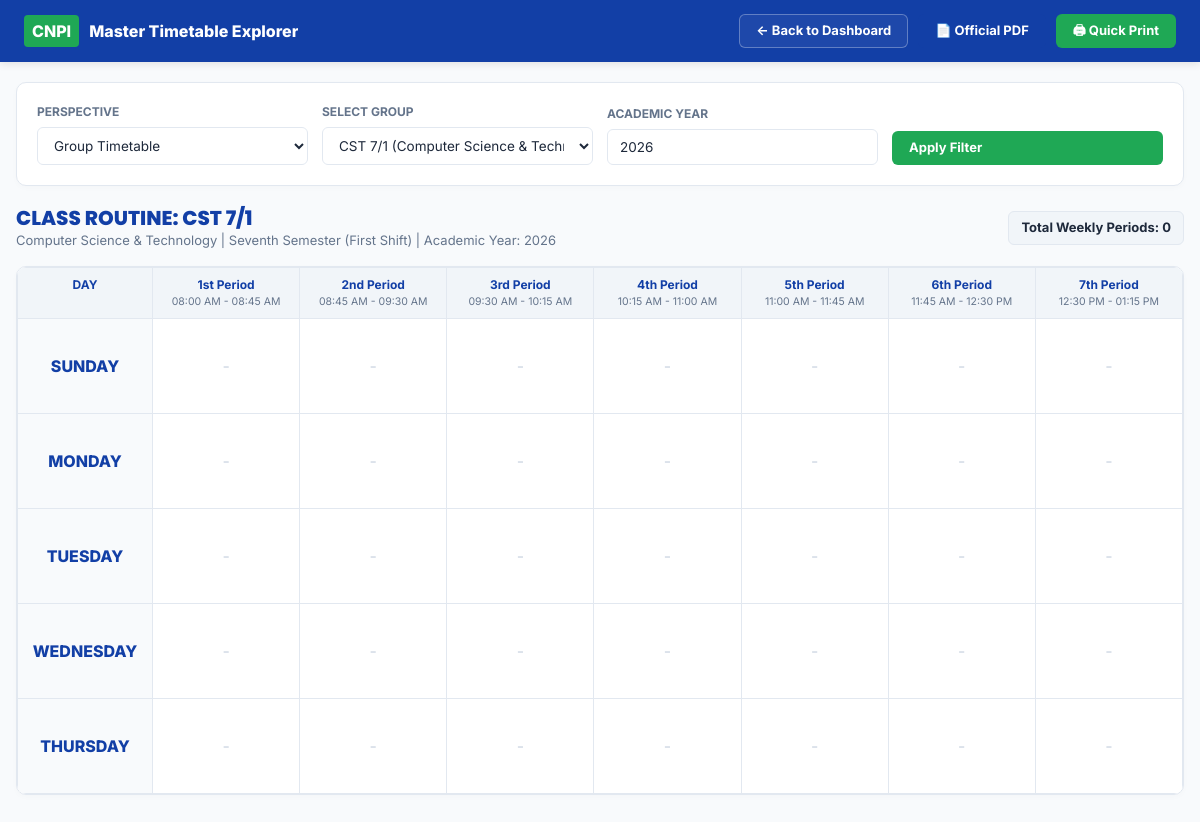
The page /admin/routine-master.php (signed in) on the database its author committed.
### tables this page shows
CREATE TABLE `groups` (
    `id` INT AUTO_INCREMENT PRIMARY KEY,
    `technology_id` INT NOT NULL,
    `semester_id` INT NOT NULL,
    `shift_id` INT NOT NULL,
    `group_name` VARCHAR(50) NOT NULL,
    `section` VARCHAR(20) DEFAULT '',
    `short_code` VARCHAR(50) NOT NULL,
    `student_count` INT DEFAULT 0,
    `active` TINYINT(1) NOT NULL DEFAULT 1,
    `created_at` TIMESTAMP DEFAULT CURRENT_TIMESTAMP,
    `updated_at` TIMESTAMP DEFAULT CURRENT_TIMESTAMP ON UPDATE CURRENT_TIMESTAMP,
    FOREIGN KEY (`technology_id`) REFERENCES `technologies`(`id`) ON DELETE CASCADE,
    FOREIGN KEY (`semester_id`) REFERENCES `semesters`(`id`) ON DELETE CASCADE,
    FOREIGN KEY (`shift_id`) REFERENCES `shifts`(`id`) ON DELETE CASCADE,
    INDEX `idx_grp_composite` (`technology_id`, `semester_id`, `shift_id`),
    INDEX `idx_grp_short_code` (`short_code`)
);

CREATE TABLE `technologies` (
    `id` INT AUTO_INCREMENT PRIMARY KEY,
    `department_id` INT NOT NULL,
    `name` VARCHAR(150) NOT NULL,
    `code` VARCHAR(30) NOT NULL,
    `short_name` VARCHAR(30) NOT NULL,
    `active` TINYINT(1) NOT NULL DEFAULT 1,
    `created_at` TIMESTAMP DEFAULT CURRENT_TIMESTAMP,
    `updated_at` TIMESTAMP DEFAULT CURRENT_TIMESTAMP ON UPDATE CURRENT_TIMESTAMP,
    FOREIGN KEY (`department_id`) REFERENCES `departments`(`id`) ON DELETE CASCADE,
    INDEX `idx_tech_department` (`department_id`),
    INDEX `idx_tech_short_name` (`short_name`)
);

CREATE TABLE `semesters` (
    `id` INT AUTO_INCREMENT PRIMARY KEY,
    `name` VARCHAR(50) NOT NULL,
    `code` VARCHAR(20) NOT NULL,
    `numeric_level` INT NOT NULL,
    `active` TINYINT(1) NOT NULL DEFAULT 1,
    `created_at` TIMESTAMP DEFAULT CURRENT_TIMESTAMP,
    `updated_at` TIMESTAMP DEFAULT CURRENT_TIMESTAMP ON UPDATE CURRENT_TIMESTAMP,
    INDEX `idx_semester_level` (`numeric_level`)
);

CREATE TABLE `shifts` (
    `id` INT AUTO_INCREMENT PRIMARY KEY,
    `name` VARCHAR(50) NOT NULL,
    `code` VARCHAR(20) NOT NULL,
    `active` TINYINT(1) NOT NULL DEFAULT 1,
    `created_at` TIMESTAMP DEFAULT CURRENT_TIMESTAMP,
    `updated_at` TIMESTAMP DEFAULT CURRENT_TIMESTAMP ON UPDATE CURRENT_TIMESTAMP
);

CREATE TABLE `periods` (
    `id` INT AUTO_INCREMENT PRIMARY KEY,
    `period_number` INT NOT NULL,
    `period_name` VARCHAR(50) NOT NULL,
    `start_time` TIME NOT NULL,
    `end_time` TIME NOT NULL,
    `shift_id` INT NULL,
    `active` TINYINT(1) NOT NULL DEFAULT 1,
    `created_at` TIMESTAMP DEFAULT CURRENT_TIMESTAMP,
    `updated_at` TIMESTAMP DEFAULT CURRENT_TIMESTAMP ON UPDATE CURRENT_TIMESTAMP,
    FOREIGN KEY (`shift_id`) REFERENCES `shifts`(`id`) ON DELETE CASCADE,
    INDEX `idx_period_shift` (`shift_id`),
    INDEX `idx_period_num` (`period_number`)
);

### includes/functions.php (called while the page is built, shortened)
<?php
function getSetting(string $key, string $default = ''): string {
    static $settingsCache = null;
    if ($settingsCache === null) {
        try {
            $db = Database::getInstance();
            $stmt = $db->query("SELECT setting_key, setting_value FROM website_settings");
            $settingsCache = $stmt->fetchAll(PDO::FETCH_KEY_PAIR);
        } catch (Exception $e) {
            return $default;
        }
    }
    return $settingsCache[$key] ?? $default;
}

### admin/routine-master.php (the view, shortened to what this page needs)
<?php
$brandName = getSetting('site_short_name', 'CNPI');
$assetsUrl = defined('ASSETS_URL') ? ASSETS_URL : '../assets';
try {
    $db = getDB();
    $daysStmt = $db->query("SELECT day_name FROM working_days WHERE is_active = 1 ORDER BY day_order ASC");
    $workingDays = $daysStmt->fetchAll(PDO::FETCH_COLUMN) ?: ['Sunday', 'Monday', 'Tuesday', 'Wednesday', 'Thursday'];
    $viewType = $_GET['view_type'] ?? 'group';
    $selectedGroupId = (int)($_GET['group_id'] ?? 0);
    $selectedTeacherId = (int)($_GET['teacher_id'] ?? 0);
    $selectedRoomId = (int)($_GET['room_id'] ?? 0);
    $selectedShiftId = (int)($_GET['shift_id'] ?? 0);
    $academicYear = trim($_GET['academic_year'] ?? getSetting('academic_year', '2026'));
    $shifts = $db->query("SELECT id, name FROM shifts WHERE active = 1 ORDER BY id ASC")->fetchAll();
    if ($selectedShiftId <= 0) {
        $selectedShiftId = (int)($shifts[0]['id'] ?? 1);
    }
    $groups = $db->query("
        SELECT g.id, g.short_code, g.group_name, t.name as tech_name, s.name as sem_name, sh.name as shift_name
        FROM `groups` g
        JOIN technologies t ON g.technology_id = t.id
        JOIN semesters s ON g.semester_id = s.id
        JOIN shifts sh ON g.shift_id = sh.id
        WHERE g.active = 1
        ORDER BY g.short_code ASC
    ")->fetchAll();
    if ($viewType === 'group' && $selectedGroupId === 0 && !empty($groups)) {
        $selectedGroupId = (int)$groups[0]['id'];
    }
    $slotsMatrix = [];
    $totalLoad = 0;
    $titleHeader = '';
    $subHeader = '';
    if ($viewType === 'group' && $selectedGroupId > 0) {
        $stmt = $db->prepare("
            SELECT g.*, t.name as tech_name, s.name as sem_name, sh.name as shift_name
            FROM `groups` g
            JOIN technologies t ON g.technology_id = t.id
            JOIN semesters s ON g.semester_id = s.id
            JOIN shifts sh ON g.shift_id = sh.id
            WHERE g.id = ?
        ");
        $stmt->execute([$selectedGroupId]);
        $targetGroup = $stmt->fetch();
        $selectedShiftId = (int)($targetGroup['shift_id'] ?? $selectedShiftId);
        $titleHeader = "CLASS ROUTINE: " . ($targetGroup['short_code'] ?? '');
        $subHeader = ($targetGroup['tech_name'] ?? '') . " | " . ($targetGroup['sem_name'] ?? '') . " (" . ($targetGroup['shift_name'] ?? '') . ") | Academic Year: " . $academicYear;
    } else {
        $slots = [];
    }
    $periods = $db->prepare("SELECT * FROM periods WHERE active = 1 AND shift_id = ? ORDER BY period_number ASC");
    $periods->execute([$selectedShiftId]);
    $periods = $periods->fetchAll();
} catch (Throwable $e) {
    die("<div style='padding:30px; font-family:Arial, Helvetica, sans-serif; background:#FEF2F2; color:#B91C1C; border:1px solid #FECACA; border-radius:8px; margin:40px auto; max-width:800px;'>
            <h3 style='margin-top:0;'>Routine Master Database Error</h3>
            <p><strong>Message:</strong> " . htmlspecialchars($e->getMessage()) . "</p>
            <p><strong>File:</strong> " . htmlspecialchars($e->getFile()) . " (Line " . $e->getLine() . ")</p>
            <a href='dashboard.php' style='color:#1E3A8A; font-weight:bold;'>&larr; Back to Dashboard</a>
         </div>");
}
?>
<!DOCTYPE html>
<html lang="en">
<head>
    <link rel="stylesheet" href="<?= htmlspecialchars($assetsUrl) ?>/css/style.css">
</head>
<body>
    <header class="navbar no-print">
        <div class="nav-container">
            <a href="dashboard.php" class="brand">
                <span style="background:var(--orange); padding:4px 8px; border-radius:4px;"><?= htmlspecialchars($brandName) ?></span>
                <span>Master Timetable Explorer</span>
            </a>
            <div style="display: flex; gap: 10px;">
                <a href="dashboard.php" class="btn btn-outline">&larr; Back to Dashboard</a>
                <?php
                $exportId = $viewType === 'teacher' ? $selectedTeacherId : ($viewType === 'room' ? $selectedRoomId : $selectedGroupId);
                if ($exportId > 0):
                ?>
                <a href="export.php?format=pdf&view_type=<?= urlencode($viewType) ?>&id=<?= $exportId ?>&shift_id=<?= $selectedShiftId ?>&academic_year=<?= urlencode($academicYear) ?>" target="_blank" class="btn btn-primary">&#128196; Official PDF</a>
                <?php endif; ?>
                <button type="button" class="btn btn-orange" onclick="window.print()">&#128424; Quick Print</button>
            </div>
        </div>
    </header>
    <main class="main-container">
        <div class="card no-print">
            <form method="GET" action="">
                <div class="filter-grid">
                    <div>
                        <label class="form-label">Perspective</label>
                        <select name="view_type" class="form-select" onchange="this.form.submit()">
                            <option value="group" <?= $viewType === 'group' ? 'selected' : '' ?>>Group Timetable</option>
                        </select>
                    </div>
                    <?php if ($viewType === 'group'): ?>
                        <div>
                            <label class="form-label">Select Group</label>
                            <select name="group_id" class="form-select" onchange="this.form.submit()">
                                <?php foreach ($groups as $g): ?>
                                    <option value="<?= $g['id'] ?>" <?= $selectedGroupId === (int)$g['id'] ? 'selected' : '' ?>>
                                        <?= htmlspecialchars($g['short_code']) ?> (<?= htmlspecialchars($g['tech_name']) ?>)
                                    </option>
                                <?php endforeach; ?>
                            </select>
                        </div>
                    <?php endif; ?>
                    <div>
                        <label class="form-label">Academic Year</label>
                        <input type="text" name="academic_year" class="form-control" value="<?= htmlspecialchars($academicYear) ?>" onchange="this.form.submit()">
                    </div>
                    <div>
                        <button type="submit" class="btn btn-orange" style="width: 100%;">Apply Filter</button>
                    </div>
                </div>
            </form>
        </div>
        <div style="display: flex; justify-content: space-between; align-items: center; margin-bottom: 16px;">
            <div>
                <h2 style="font-size: 20px; font-weight: 800; color: var(--navy);"><?= htmlspecialchars($titleHeader ?: 'Routine Grid') ?></h2>
                <p style="font-size: 13px; color: var(--text-muted);"><?= htmlspecialchars($subHeader) ?></p>
            </div>
            <span style="background: #F1F5F9; border: 1px solid var(--border); padding: 6px 12px; border-radius: 6px; font-weight: 700; font-size: 13px;">
                Total Weekly Periods: <?= $totalLoad ?>
            </span>
        </div>
        <div class="card" style="padding: 0; overflow-x: auto;">
            <table class="routine-table">
                <thead>
                    <tr>
                        <th style="width: 100px;">DAY</th>
                        <?php foreach ($periods as $p): ?>
                            <th>
                                <?= htmlspecialchars($p['period_name']) ?>
                                <small><?= date('h:i A', strtotime($p['start_time'])) ?> - <?= date('h:i A', strtotime($p['end_time'])) ?></small>
                            </th>
                        <?php endforeach; ?>
                    </tr>
                </thead>
                <tbody>
                    <?php foreach ($workingDays as $day): ?>
                        <tr>
                            <td class="day-col"><?= strtoupper($day) ?></td>
                            <?php
                            foreach ($periods as $p):
                                $pNum = (int)$p['period_number'];
                                if (isset($slotsMatrix[$day][$pNum])) {
                                    $slot = $slotsMatrix[$day][$pNum];
                                    $span = max(1, ((int)$slot['period_end'] - (int)$slot['period_start']) + 1);
                                    if ($span > 1) {
                                        $skipCount = $span - 1;
                                    }
                                    $boxClass = $slot['is_lab'] ? 'slot-lab' : 'slot-theory';
                                    ?>
                                    <td colspan="<?= $span ?>">
                                        <div class="slot-box <?= $boxClass ?>">
                                            <div>
                                                <span class="sub-code"><?= htmlspecialchars($slot['subject_code']) ?></span>
                                                <div class="sub-title"><?= htmlspecialchars($slot['subject_name']) ?></div>
                                            </div>
                                            <div class="sub-meta">
                                                <?php if ($viewType === 'group'): ?>
                                                    <span style="font-weight:700; color:var(--navy);">&#128100; <?= htmlspecialchars($slot['teacher_code']) ?></span>
                                                    <span style="font-weight:700; color:var(--orange);">&#127963; <?= htmlspecialchars($slot['room_code']) ?></span>
                                                <?php elseif ($viewType === 'teacher'): ?>
                                                    <span style="font-weight:700; color:var(--navy);">&#128101; <?= htmlspecialchars($slot['group_code']) ?></span>
                                                    <span style="font-weight:700; color:var(--orange);">&#127963; <?= htmlspecialchars($slot['room_code']) ?></span>
                                                <?php elseif ($viewType === 'room'): ?>
                                                    <span style="font-weight:700; color:var(--navy);">&#128101; <?= htmlspecialchars($slot['group_code']) ?></span>
                                                    <span style="font-weight:700; color:var(--orange);">&#128100; <?= htmlspecialchars($slot['teacher_code']) ?></span>
                                                <?php endif; ?>
                                            </div>
                                        </div>
                                    </td>
                                    <?php
                                } else {
                                    echo '<td style="text-align: center; color: #CBD5E1; vertical-align: middle;">-</td>';
                                }
                            endforeach;
                            ?>
                        </tr>
                    <?php endforeach; ?>
                </tbody>
            </table>
        </div>
    </main>
</body>
</html>

### rows shown on the page
groups: short_code "CLASS ROUTINE: CST 7/1", technology.name "Computer Science & Technology | Seventh Semester (First Shift) | Academic Year: 2026"
periods: period_name "1st Period", start_time "08:00 AM", end_time "08:45 AM"
periods: period_name "2nd Period", start_time "08:45 AM", end_time "09:30 AM"
periods: period_name "3rd Period", start_time "09:30 AM", end_time "10:15 AM"
periods: period_name "4th Period", start_time "10:15 AM", end_time "11:00 AM"
periods: period_name "5th Period", start_time "11:00 AM", end_time "11:45 AM"
periods: period_name "6th Period", start_time "11:45 AM", end_time "12:30 PM"
periods: period_name "7th Period", start_time "12:30 PM", end_time "01:15 PM"

### other values the page prints
$brandName "CNPI"
$totalLoad "0"
$day "SUNDAY"
$day "MONDAY"
$day "TUESDAY"
$day "WEDNESDAY"
$day "THURSDAY"
form field group_id "CST 7/1 (Computer Science & Technology)"
